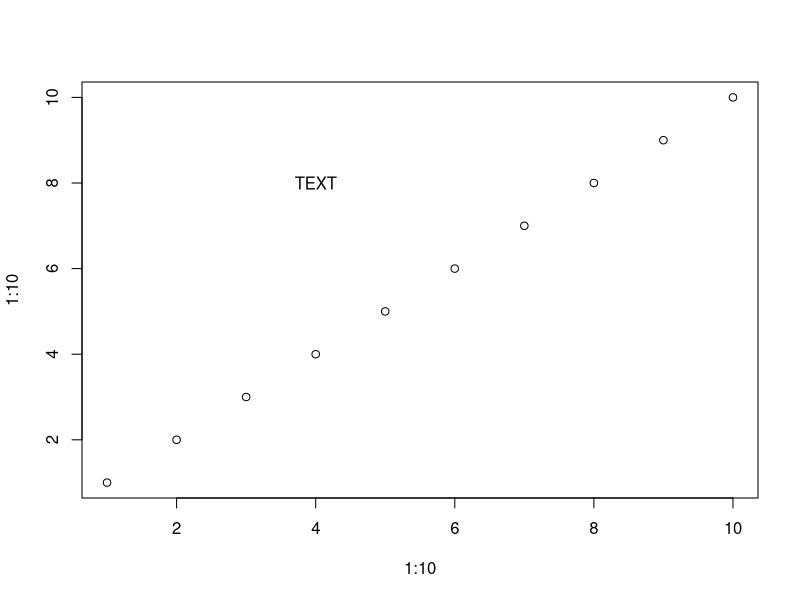
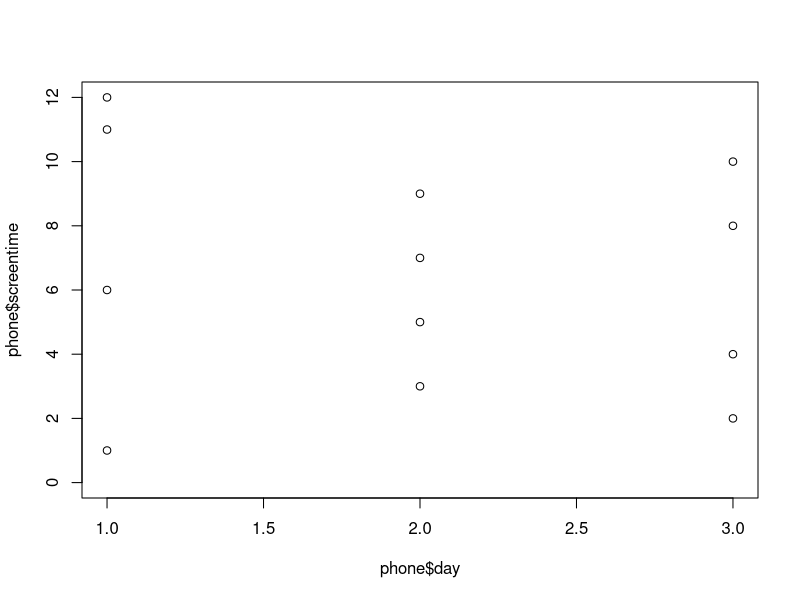
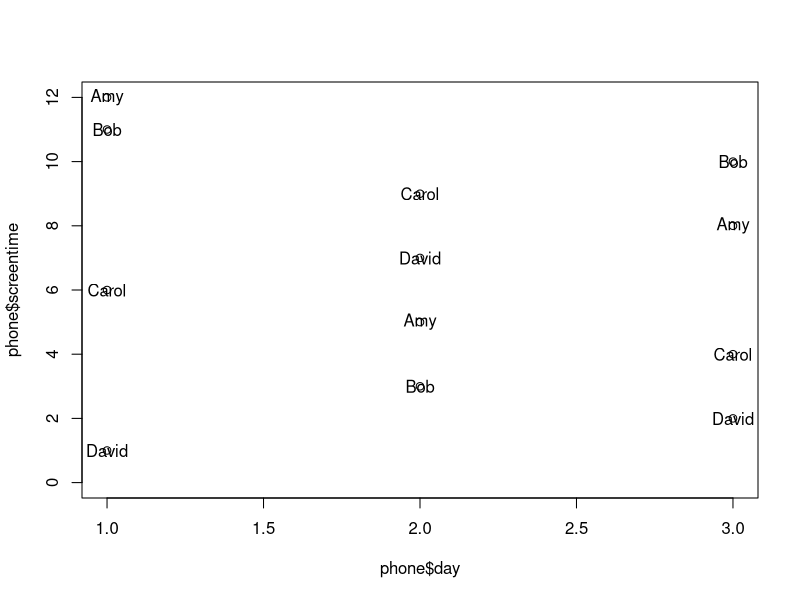
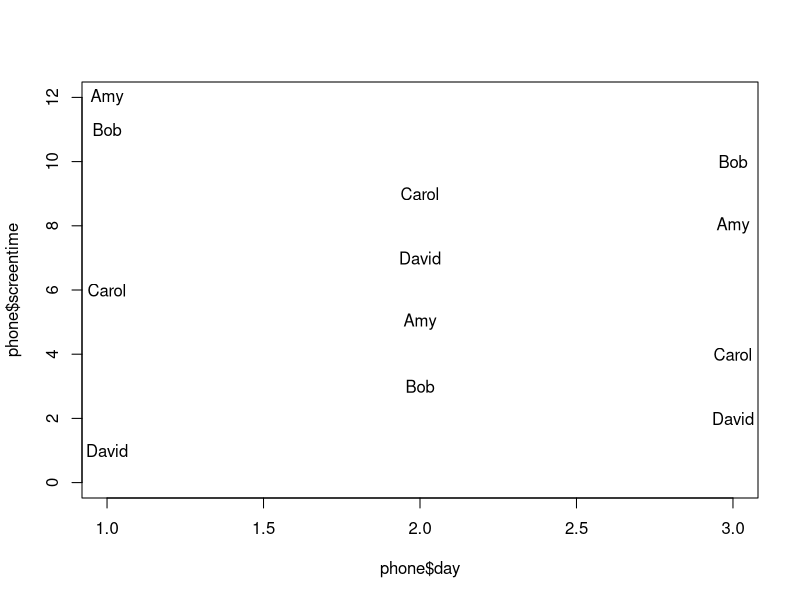

The R source for these figures, in order:
## ---- chunk 1
info = data.frame(name = c("Amy", "Bob", "Carol", "David"),
                  id = c(12, 33, 40, 19),
                  class = c(2020, 2022, 2021, 2023))

home = data.frame(name = c("Bob", "David", "Amy", "Carol"),
                   state = c("CA", "NY", "NJ", "MA"))
## ---- chunk 2
info
## ---- chunk 3
home
## ---- chunk 4
info_name = merge(info, home, 
                  by = "name")
info_name
## ---- chunk 5
major = data.frame(x = c("Amy", "Carol", "Bob", "David"),
                   major = c("Economics", "Polics", "Math", "Computer Science"))
## ---- chunk 6
major
## ---- chunk 7
info_name_major = merge(info_name,
                        major,
                        by.x = "name",
                        by.y = "x")
info_name_major
## ---- chunk 8
set.seed(08540)

phone = data.frame(name = rep(info$name, each= 3),
                   day = rep(1:3, 4),
                   screentime = sample(1:12, 12, replace = F))
## ---- chunk 9
phone
## ---- chunk 10
merge(phone, info, 
      by = "name")
## ---- chunk 11
sign(5)
sign(-3)
sign(0)
## ---- chunk 12
sign(3) == sign(4)
sign(-5) == sign(111)
## ---- chunk 13
x = c(3, 0, 11, -4, 1)
sign(x)
## ---- chunk 14
plot(1:10, 
     1:10)
text(x = 4, y = 8, labels = "TEXT")
## ---- chunk 15
plot(phone$day,
     phone$screentime,
     ylim = c(0, 12))
## ---- chunk 16
plot(phone$day,
     phone$screentime,
     ylim = c(0, 12))
#Add names
text(x = phone$day,
     y = phone$screentime,
     labels = phone$name)
## ---- chunk 17
plot(phone$day,
     phone$screentime,
     type = "n", #hide points
     ylim = c(0, 12))
#Add names
text(x = phone$day,
     y = phone$screentime,
     labels = phone$name)
